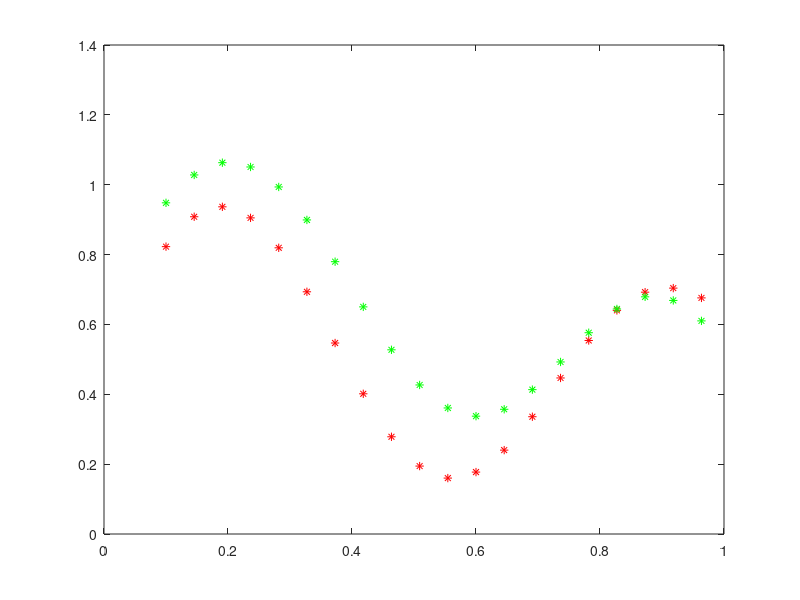

This figure's MATLAB source:
%Lab2
clear;
x = 0.1:1/22:1;
d = ((1 + 0.6*sin(2*pi*x/0.7) + 0.3*sin(2*pi*x))/2);
eta = 0.15;
n = 1;
c_1 = 0.2;
c_2 = 0.9;
r_1 = 0.25;
r_2 = 0.2;
plot(x,d,'r*');

w_0(n) = randn(1);
w_1(n) = randn(1);
w_2(n) = randn(1);

y = zeros(1,20);
e_total=ones(1,20);
step = 1;
steps = 0;


y_11 = exp(-(x(1)-c_1)^2/(2*r_1^2));
y_12 = exp(-(x(1)-c_2)^2/(2*r_2^2));
y_first = y_11*w_1(n) + y_12*w_2(n) + w_0(n);
e = d(1) - y_first;

while max(e_total) > 0.15
     for id = 1:20
        y_11 = exp(-(x(id)-c_1)^2/(2*r_1^2));
        y_12 = exp(-(x(id)-c_2)^2/(2*r_2^2));

        y(id) = y_11*w_1(n) + y_12*w_2(n) + w_0(n);

        w_1(n+1) = w_1(n) + eta*e*x(id);
        w_2(n+1) = w_2(n) + eta*e*x(id);
        w_0(n+1) = w_0(n) + eta*e;

        e = d(id) - y(id);
        n = n+1;
        e_total(id) = abs(e);
    end %for
    step = step + 1;
    if step > 1000000
        step = 1;
        n = 1;
        e = randn(1);
        w_0(n) = randn(1);
        w_1(n) = randn(1);
        w_2(n) = randn(1);
        steps = steps+ 1;
    end %if
end %while

y_out = zeros(20,1);

for idx = 1:20 
    y_11 = exp(-(x(idx)-c_1)^2/(2*r_1^2));
    y_12 = exp(-(x(idx)-c_2)^2/(2*r_2^2));
    
    y(idx) = y_11*w_1(n) + y_12*w_2(n) + w_0(n);

    y_out(idx) = y(idx);
end %for

plot(x,d,'r*', x, y_out, 'g*');
